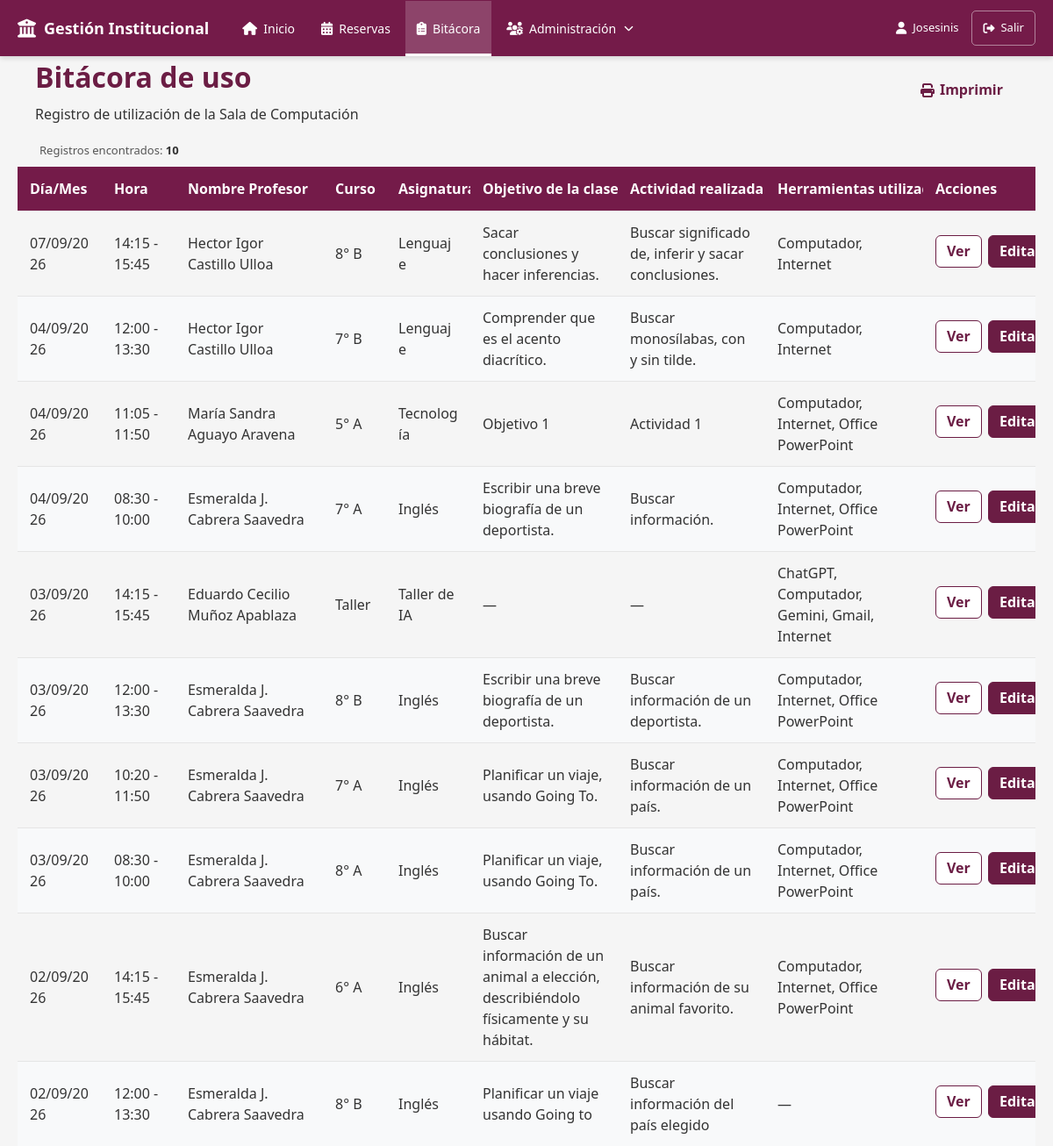
Screenshot of /modules/bitacoras/index.php (signed in) with the database file from the repository.
### tables this page shows
CREATE TABLE `bitacoras` (
  `id` int(11) NOT NULL,
  `reserva_id` int(11) DEFAULT NULL,
  `objetivo_clase` varchar(150) DEFAULT NULL,
  `actividad` varchar(150) DEFAULT NULL,
  `horario_fijo_ocurrencia_id` int(11) DEFAULT NULL,
  `observaciones` text DEFAULT NULL
);

CREATE TABLE `cursos` (
  `id` int(11) NOT NULL,
  `nombre_curso` varchar(10) NOT NULL DEFAULT '',
  `modalidad` enum('asignatura','taller') DEFAULT 'asignatura'
);

CREATE TABLE `asignaturas` (
  `id` int(11) NOT NULL,
  `asignatura_nombre` varchar(50) NOT NULL,
  `modalidad` enum('asignatura','taller') DEFAULT 'asignatura'
);

### modules/bitacoras/index.php (the view, shortened to what this page needs)
<?php
require_once '../../config/database.php';
function formatearFechaBitacora(string $fecha): string
{
    $fechaObj = DateTime::createFromFormat(
        'Y-m-d',
        $fecha
    );
    return $fechaObj->format('d/m/Y');
}
function obtenerHorarioBitacora(
    string $fecha,
    string $horaInicio,
    string $horaTermino,
    string $tipo
): string {
    $inicio = new DateTime(
        $fecha . ' ' . $horaInicio
    );
    $termino = new DateTime(
        $fecha . ' ' . $horaTermino
    );
    $duracion =
        $termino->getTimestamp()
        - $inicio->getTimestamp();
    $media = clone $inicio;
    $media->modify(
        '+' . ($duracion / 2) . ' seconds'
    );
    switch ($tipo) {
        case 'sub2':
            return
                $media->format('H:i')
                . ' - '
                . $termino->format('H:i');
        case 'completo':
        default:
            return
                $inicio->format('H:i')
                . ' - '
                . $termino->format('H:i');
    }
}
$registros = [];
$resultado = $conexion->query($sql);
if ($resultado) {
    while ($fila = $resultado->fetch_assoc()) {
        $registros[] = $fila;
    }
}
$totalRegistros = count($registros);
?>
<!DOCTYPE html>
<html lang="es">
<head>
    <link
        rel="stylesheet"
        href="https://cdnjs.cloudflare.com/ajax/libs/font-awesome/6.7.2/css/all.min.css">
    <link
        rel="stylesheet"
        href="../../assets/css/estilos.css">
    <link
        rel="stylesheet"
        href="../../assets/css/botones.css">
    <link
        rel="stylesheet"
        href="../../assets/css/formularios.css">
    <link
        rel="stylesheet"
        href="../../assets/css/tablas.css">
    <link
        rel="stylesheet"
        href="../../assets/css/reservas.css">
    <link
        rel="stylesheet"
        href="../../assets/css/bitacora.css">
</head>
<body>
    <?php
    require_once '../../includes/menu.php';
    ?>
    <div class="contenedor contenedor-bitacora">
        <div class="encabezado-pagina">
            <div>
                <h1>
                    Bitácora de uso
                </h1>
                <p>
                    Registro de utilización de la Sala de Computación
                </p>
            </div>
            <div>
                <a
                    href="imprimir.php"
                    class="btn btn-primary">
                    <i class="fa-solid fa-print"></i>
                    Imprimir
                </a>
            </div>
        </div>
        <div class="resumen-bitacora">
            Registros encontrados:
            <strong>
                <?= $totalRegistros ?>
            </strong>
        </div>
        <div class="tabla-bitacora-contenedor">
            <table class="tabla tabla-bitacora">
                <thead>
                    <tr>
                        <th>
                            Día/Mes
                        </th>
                        <th>
                            Hora
                        </th>
                        <th>
                            Nombre Profesor
                        </th>
                        <th>
                            Curso
                        </th>
                        <th>
                            Asignatura
                        </th>
                        <th>
                            Objetivo de la clase
                        </th>
                        <th>
                            Actividad realizada
                        </th>
                        <th>
                            Herramientas utilizadas
                        </th>
                        <th>
                            Acciones
                        </th>
                    </tr>
                </thead>
                <tbody>
                    <?php if (empty($registros)): ?>
                        <tr>
                            <td
                                colspan="9"
                                style="text-align: center;">
                                No existen registros en la bitácora.
                            </td>
                        </tr>
                    <?php else: ?>
                        <?php foreach ($registros as $registro): ?>
                            <?php
                            $fecha =
                                formatearFechaBitacora(
                                    $registro['fecha'] ?? ''
                                );
                            $hora =
                                obtenerHorarioBitacora(
                                    $registro['fecha'] ?? '',
                                    $registro['hora_inicio'] ?? '',
                                    $registro['hora_termino'] ?? '',
                                    $registro['tipo_uso'] ?? 'completo'
                                );
                            $objetivo =
                                trim(
                                    $registro['objetivo_clase'] ?? ''
                                );
                            $actividad =
                                trim(
                                    $registro['actividad'] ?? ''
                                );
                            $recursos =
                                trim(
                                    $registro['nombres_recursos'] ?? ''
                                );
                            ?>
                            <tr>
                                <td>
                                    <?= htmlspecialchars($fecha) ?>
                                </td>
                                <td>
                                    <?= htmlspecialchars($hora) ?>
                                </td>
                                <td>
                                    <?= htmlspecialchars(
                                        $registro['docente'] ?? ''
                                    ) ?>
                                </td>
                                <td>
                                    <?= htmlspecialchars(
                                        $registro['curso'] ?? ''
                                    ) ?>
                                </td>
                                <td>
                                    <?= htmlspecialchars(
                                        $registro['asignatura'] ?? ''
                                    ) ?>
                                </td>
                                <td>
                                    <?= htmlspecialchars(
                                        $objetivo !== ''
                                            ? $objetivo
                                            : '—'
                                    ) ?>
                                </td>
                                <td>
                                    <?= htmlspecialchars(
                                        $actividad !== ''
                                            ? $actividad
                                            : '—'
                                    ) ?>
                                </td>
                                <td>
                                    <?= htmlspecialchars(
                                        $recursos !== ''
                                            ? $recursos
                                            : '—'
                                    ) ?>
                                </td>
                                <td class="acciones-bitacora">
                                    <?php if (
                                        $rolUsuario === 'admin'
                                        ||
                                        $rolUsuario === 'superadmin'
                                    ): ?>
                                        <a
                                            href="ver.php?id=<?= (int) $registro['bitacora_id'] ?>"
                                            class="btn btn-secundario btn-bitacora">
                                            Ver
                                        </a>
                                        <a
                                            href="editar.php?id=<?= (int) $registro['bitacora_id'] ?>"
                                            class="btn btn-primario btn-bitacora">
                                            Editar
                                        </a>
                                    <?php endif; ?>
                                </td>
                            </tr>
                        <?php endforeach; ?>
                    <?php endif; ?>
                </tbody>
            </table>
        </div>
    </div>
</body>
</html>

### assets/css/estilos.css (style rules this page uses)
:root { --color-primario: #6b1d44; --color-primario-hover: #5b1739; --color-primario-original: #4e0227; --color-exito: #198754; --color-exito-hover: #157347; --color-advertencia: #ffc107; --color-advertencia-hover: #e0a800; --color-error: #dc3545; --color-error-hover: #bb2d3b; --color-fondo: #ffffff; --color-fondo-secundario: #f5f5f5; --color-fondo-neutro: #eeeeee; --color-texto: #333333; --color-texto-secundario: #666666; --color-borde: #d9c5cf; --radio-borde: 6px; --ancho-formulario: 700px; --btn-padding-y: 8px; --btn-padding-x: 16px; --btn-transicion: .2s ease; --sombra-focus: 0 0 5px rgba(107, 29, 68, 0.25); }
* { margin: 0; padding: 0; box-sizing: border-box; }
html { font-size: 16px; }
body { font-family: "Segoe UI", Tahoma, Geneva, Verdana, sans-serif; font-size: 1rem; line-height: 1.5; color: var(--color-texto); background-color: var(--color-fondo-secundario); }
h1, h2, h3, h4, h5, h6 { color: var(--color-primario); font-weight: 600; }
p { margin-bottom: 1rem; }
a { color: var(--color-primario); text-decoration: none; transition: color 0.2s ease; }
.contenedor { width: 90%; max-width: 1200px; margin: 0 auto; }
.encabezado-pagina { display: flex; justify-content: space-between; align-items: center; gap: 20px; margin-bottom: 20px; }
.encabezado-pagina h1 { margin: 0; }
.encabezado-pagina p { margin: 6px 0 0; }
.encabezado-pagina .btn-primary { display: inline-flex; align-items: center; justify-content: center; padding: 9px 16px; font-weight: 600; text-decoration: none; white-space: nowrap; }

### assets/css/botones.css (style rules this page uses)
.btn { display: inline-flex; align-items: center; justify-content: center; padding: 8px 16px; font-family: inherit; font-size: inherit; line-height: 1.2; font-weight: 600; text-decoration: none; white-space: nowrap; cursor: pointer; border: 1px solid transparent; border-radius: var(--radio-borde); box-sizing: border-box; transition: background-color 0.2s ease, border-color 0.2s ease, color 0.2s ease, box-shadow 0.2s ease; }
.btn i { margin-right: 6px; }
.btn-primario { color: var(--color-fondo); background-color: var(--color-primario); border-color: var(--color-primario); }
.btn-secundario { color: var(--color-primario); background-color: var(--color-fondo); border-color: var(--color-primario); }

### assets/css/tablas.css (style rules this page uses)
.tabla { width: 100%; min-width: 1400px; border-collapse: collapse; }
.tabla thead th { padding: 13px 14px; background-color: var(--color-primario); color: #fff; font-weight: 600; text-align: left; white-space: nowrap; }
.tabla tbody td { padding: 12px 14px; border-top: 1px solid #e5e5e5; color: var(--color-texto); vertical-align: middle; }
.tabla tbody tr:nth-child(even) { background-color: #f8f9fa; }

### rows the page displays
bitacoras: fecha "07/09/2026", hora "14:15 - 15:45", docente "Hector Igor Castillo Ulloa", cursos.nombre_curso "8° B", asignaturas.asignatura_nombre "Lenguaje", objetivo "Sacar conclusiones y hacer inferencias.", actividad "Buscar significado de, inferir y sacar conclusiones.", recursos "Computador, Internet"
bitacoras: fecha "04/09/2026", hora "12:00 - 13:30", docente "Hector Igor Castillo Ulloa", cursos.nombre_curso "7° B", asignaturas.asignatura_nombre "Lenguaje", objetivo "Comprender que es el acento diacrítico.", actividad "Buscar monosílabas, con y sin tilde.", recursos "Computador, Internet"
bitacoras: fecha "04/09/2026", hora "11:05 - 11:50", docente "María Sandra Aguayo Aravena", cursos.nombre_curso "5° A", asignaturas.asignatura_nombre "Tecnología", objetivo "Objetivo 1", actividad "Actividad 1", recursos "Computador, Internet, Office PowerPoint"
bitacoras: fecha "04/09/2026", hora "08:30 - 10:00", docente "Esmeralda J. Cabrera Saavedra", cursos.nombre_curso "7° A", asignaturas.asignatura_nombre "Inglés", objetivo "Escribir una breve biografía de un deportista.", actividad "Buscar información.", recursos "Computador, Internet, Office PowerPoint"
bitacoras: fecha "03/09/2026", hora "14:15 - 15:45", docente "Eduardo Cecilio Muñoz Apablaza", cursos.nombre_curso "Taller", asignaturas.asignatura_nombre "Taller de IA", objetivo "—", actividad "—", recursos "ChatGPT, Computador, Gemini, Gmail, Internet"
bitacoras: fecha "03/09/2026", hora "12:00 - 13:30", docente "Esmeralda J. Cabrera Saavedra", cursos.nombre_curso "8° B", asignaturas.asignatura_nombre "Inglés", objetivo "Escribir una breve biografía de un deportista.", actividad "Buscar información de un deportista.", recursos "Computador, Internet, Office PowerPoint"
bitacoras: fecha "03/09/2026", hora "10:20 - 11:50", docente "Esmeralda J. Cabrera Saavedra", cursos.nombre_curso "7° A", asignaturas.asignatura_nombre "Inglés", objetivo "Planificar un viaje, usando Going To.", actividad "Buscar información de un país.", recursos "Computador, Internet, Office PowerPoint"
bitacoras: fecha "03/09/2026", hora "08:30 - 10:00", docente "Esmeralda J. Cabrera Saavedra", cursos.nombre_curso "8° A", asignaturas.asignatura_nombre "Inglés", objetivo "Planificar un viaje, usando Going To.", actividad "Buscar información de un país.", recursos "Computador, Internet, Office PowerPoint"
bitacoras: fecha "02/09/2026", hora "14:15 - 15:45", docente "Esmeralda J. Cabrera Saavedra", cursos.nombre_curso "6° A", asignaturas.asignatura_nombre "Inglés", objetivo "Buscar información de un animal a elección, describiéndolo físicamente y su hábitat.", actividad "Buscar información de su animal favorito.", recursos "Computador, Internet, Office PowerPoint"
bitacoras: fecha "02/09/2026", hora "12:00 - 13:30", docente "Esmeralda J. Cabrera Saavedra", cursos.nombre_curso "8° B", asignaturas.asignatura_nombre "Inglés", objetivo "Planificar un viaje usando Going to", actividad "Buscar información del país elegido", recursos "—"

### other values shown
$nombreUsuario "Josesinis"
$totalRegistros "10"
